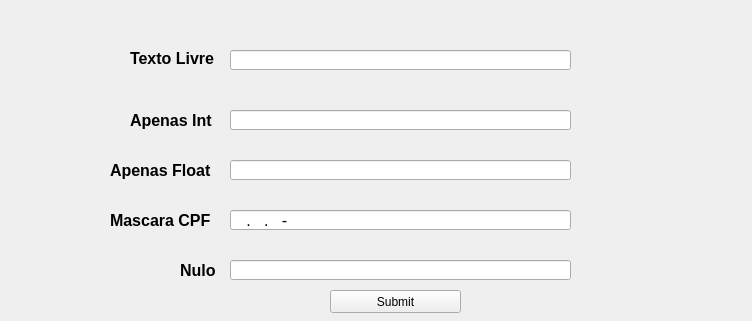
<?xml version="1.0" encoding="UTF-8"?>
<ui version="4.0">
 <class>Janela</class>
 <widget class="QMainWindow" name="Janela">
  <property name="geometry">
   <rect>
    <x>0</x>
    <y>0</y>
    <width>752</width>
    <height>321</height>
   </rect>
  </property>
  <property name="windowTitle">
   <string>Caixas de Texto</string>
  </property>
  <widget class="QWidget" name="centralwidget">
   <widget class="QLabel" name="label">
    <property name="geometry">
     <rect>
      <x>130</x>
      <y>50</y>
      <width>101</width>
      <height>16</height>
     </rect>
    </property>
    <property name="font">
     <font>
      <pointsize>12</pointsize>
      <weight>75</weight>
      <bold>true</bold>
     </font>
    </property>
    <property name="text">
     <string>Texto Livre</string>
    </property>
   </widget>
   <widget class="QLineEdit" name="txtTextoLivre">
    <property name="geometry">
     <rect>
      <x>230</x>
      <y>50</y>
      <width>341</width>
      <height>20</height>
     </rect>
    </property>
    <property name="font">
     <font>
      <pointsize>12</pointsize>
     </font>
    </property>
   </widget>
   <widget class="QLabel" name="label_2">
    <property name="geometry">
     <rect>
      <x>130</x>
      <y>110</y>
      <width>91</width>
      <height>21</height>
     </rect>
    </property>
    <property name="font">
     <font>
      <pointsize>12</pointsize>
      <weight>75</weight>
      <bold>true</bold>
     </font>
    </property>
    <property name="text">
     <string>Apenas Int</string>
    </property>
   </widget>
   <widget class="QLineEdit" name="txtInt">
    <property name="geometry">
     <rect>
      <x>230</x>
      <y>110</y>
      <width>341</width>
      <height>20</height>
     </rect>
    </property>
    <property name="font">
     <font>
      <pointsize>12</pointsize>
     </font>
    </property>
   </widget>
   <widget class="QLineEdit" name="txtFloat">
    <property name="geometry">
     <rect>
      <x>230</x>
      <y>160</y>
      <width>341</width>
      <height>20</height>
     </rect>
    </property>
    <property name="font">
     <font>
      <pointsize>12</pointsize>
     </font>
    </property>
   </widget>
   <widget class="QLabel" name="label_3">
    <property name="geometry">
     <rect>
      <x>110</x>
      <y>160</y>
      <width>111</width>
      <height>21</height>
     </rect>
    </property>
    <property name="font">
     <font>
      <pointsize>12</pointsize>
      <weight>75</weight>
      <bold>true</bold>
     </font>
    </property>
    <property name="text">
     <string>Apenas Float</string>
    </property>
   </widget>
   <widget class="QLineEdit" name="txtCpf">
    <property name="geometry">
     <rect>
      <x>230</x>
      <y>210</y>
      <width>341</width>
      <height>20</height>
     </rect>
    </property>
    <property name="font">
     <font>
      <pointsize>12</pointsize>
     </font>
    </property>
    <property name="inputMask">
     <string>###.###.###-##</string>
    </property>
    <property name="maxLength">
     <number>14</number>
    </property>
   </widget>
   <widget class="QLabel" name="label_4">
    <property name="geometry">
     <rect>
      <x>110</x>
      <y>210</y>
      <width>111</width>
      <height>21</height>
     </rect>
    </property>
    <property name="font">
     <font>
      <pointsize>12</pointsize>
      <weight>75</weight>
      <bold>true</bold>
     </font>
    </property>
    <property name="text">
     <string>Mascara CPF</string>
    </property>
   </widget>
   <widget class="QLineEdit" name="txtNulo">
    <property name="geometry">
     <rect>
      <x>230</x>
      <y>260</y>
      <width>341</width>
      <height>20</height>
     </rect>
    </property>
    <property name="font">
     <font>
      <pointsize>12</pointsize>
     </font>
    </property>
    <property name="readOnly">
     <bool>true</bool>
    </property>
   </widget>
   <widget class="QLabel" name="label_5">
    <property name="geometry">
     <rect>
      <x>180</x>
      <y>260</y>
      <width>41</width>
      <height>21</height>
     </rect>
    </property>
    <property name="font">
     <font>
      <pointsize>12</pointsize>
      <weight>75</weight>
      <bold>true</bold>
     </font>
    </property>
    <property name="text">
     <string>Nulo</string>
    </property>
   </widget>
   <widget class="QPushButton" name="pushButton">
    <property name="geometry">
     <rect>
      <x>330</x>
      <y>290</y>
      <width>131</width>
      <height>23</height>
     </rect>
    </property>
    <property name="cursor">
     <cursorShape>PointingHandCursor</cursorShape>
    </property>
    <property name="toolTip">
     <string>Enviar</string>
    </property>
    <property name="text">
     <string>Submit</string>
    </property>
   </widget>
  </widget>
 </widget>
 <resources/>
 <connections/>
</ui>
